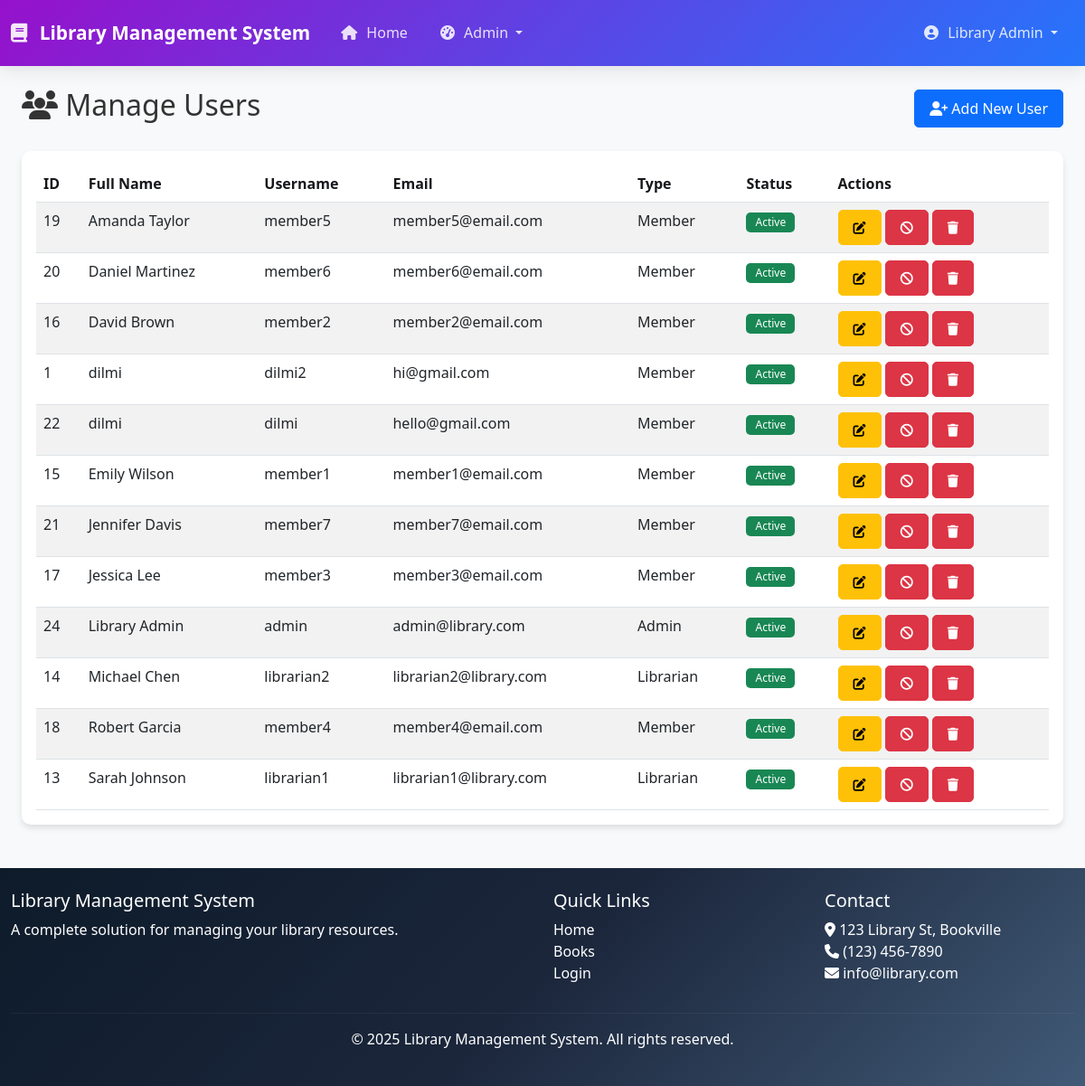
The page /admin/users.php (signed in) on the database its author committed.
### tables this page shows
CREATE TABLE `users` (
  `user_id` int(11) NOT NULL,
  `username` varchar(50) NOT NULL,
  `password` varchar(255) NOT NULL,
  `email` varchar(100) NOT NULL,
  `full_name` varchar(100) NOT NULL,
  `phone` varchar(20) DEFAULT NULL,
  `address` text DEFAULT NULL,
  `user_type` enum('admin','librarian','member') NOT NULL DEFAULT 'member',
  `status` enum('active','inactive') NOT NULL DEFAULT 'active',
  `created_at` timestamp NOT NULL DEFAULT current_timestamp(),
  `updated_at` timestamp NOT NULL DEFAULT current_timestamp() ON UPDATE current_timestamp()
);

### admin/users.php (the view, shortened to what this page needs)
<?php
require_once '../includes/header.php';
?>
<div class="container mt-4">
    <div class="d-flex justify-content-between align-items-center mb-4">
        <h2><i class="fas fa-users"></i> Manage Users</h2>
        <a href="add_user.php" class="btn btn-primary">
            <i class="fas fa-user-plus"></i> Add New User
        </a>
    </div>
    <div class="card">
        <div class="card-body">
            <div class="table-responsive">
                <table class="table table-striped table-hover" id="usersTable">
                    <thead>
                        <tr>
                            <th>ID</th>
                            <th>Full Name</th>
                            <th>Username</th>
                            <th>Email</th>
                            <th>Type</th>
                            <th>Status</th>
                            <th>Actions</th>
                        </tr>
                    </thead>
                    <tbody>
                        <?php
                        $stmt = $pdo->query("SELECT * FROM users ORDER BY full_name");
                        while ($user = $stmt->fetch(PDO::FETCH_ASSOC)): ?>
                            <tr>
                                <td><?= $user['user_id'] ?></td>
                                <td><?= htmlspecialchars($user['full_name']) ?></td>
                                <td><?= htmlspecialchars($user['username']) ?></td>
                                <td><?= htmlspecialchars($user['email']) ?></td>
                                <td><?= ucfirst($user['user_type']) ?></td>
                                <td>
                                    <span class="badge <?= $user['status'] == 'active' ? 'bg-success' : 'bg-secondary' ?>">
                                        <?= ucfirst($user['status']) ?>
                                    </span>
                                </td>
                                <td>
                                    <a href="edit_user.php?id=<?= $user['user_id'] ?>" class="btn btn-sm btn-warning">
                                        <i class="fas fa-edit"></i>
                                    </a>
                                    <a href="?toggle_status=<?= $user['user_id'] ?>"
                                        class="btn btn-sm <?= $user['status'] == 'active' ? 'btn-danger' : 'btn-success' ?>">
                                        <i class="fas <?= $user['status'] == 'active' ? 'fa-ban' : 'fa-check' ?>"></i>
                                    </a>
                                    <a href="?delete=<?= $user['user_id'] ?>" class="btn btn-sm btn-danger"
                                        onclick="return confirm('Are you sure you want to delete this user?')">
                                        <i class="fas fa-trash"></i>
                                    </a>
                                </td>
                            </tr>
                        <?php endwhile; ?>
                    </tbody>
                </table>
            </div>
        </div>
    </div>
</div>
<?php require_once '../includes/footer.php'; ?>

### assets/css/style.css (style rules this page uses)
body { font-family: 'Segoe UI', Tahoma, Geneva, Verdana, sans-serif; background-color: #f8f9fa; color: #333; }
.container { max-width: 1200px; }
.card { border: none; border-radius: 10px; box-shadow: 0 4px 6px rgba(0, 0, 0, 0.1); transition: transform 0.3s ease, box-shadow 0.3s ease; }
.btn { border-radius: 5px; padding: 8px 16px; font-weight: 500; }
.btn-primary { background-color: #e10dfd #a50dfd; border-color: #0d6efd; }
.table { margin-bottom: 0; }
.table th { font-weight: 600; color: #16181b; }
.badge { font-weight: 500; padding: 5px 10px; border-radius: 5px; }

### rows shown on the page
users: user_id "19", full_name "Amanda Taylor", username "member5", email "member5@email.com", user_type "Member", status "Active"
users: user_id "20", full_name "Daniel Martinez", username "member6", email "member6@email.com", user_type "Member", status "Active"
users: user_id "16", full_name "David Brown", username "member2", email "member2@email.com", user_type "Member", status "Active"
users: user_id "1", full_name "dilmi", username "dilmi2", email "hi@gmail.com", user_type "Member", status "Active"
users: user_id "22", full_name "dilmi", username "dilmi", email "hello@gmail.com", user_type "Member", status "Active"
users: user_id "15", full_name "Emily Wilson", username "member1", email "member1@email.com", user_type "Member", status "Active"
users: user_id "21", full_name "Jennifer Davis", username "member7", email "member7@email.com", user_type "Member", status "Active"
users: user_id "17", full_name "Jessica Lee", username "member3", email "member3@email.com", user_type "Member", status "Active"
users: user_id "24", full_name "Library Admin", username "admin", email "admin@library.com", user_type "Admin", status "Active"
users: user_id "14", full_name "Michael Chen", username "librarian2", email "librarian2@library.com", user_type "Librarian", status "Active"
users: user_id "18", full_name "Robert Garcia", username "member4", email "member4@email.com", user_type "Member", status "Active"
users: user_id "13", full_name "Sarah Johnson", username "librarian1", email "librarian1@library.com", user_type "Librarian", status "Active"

### other values the page prints
$_SESSION['full_name'] "Library Admin"
